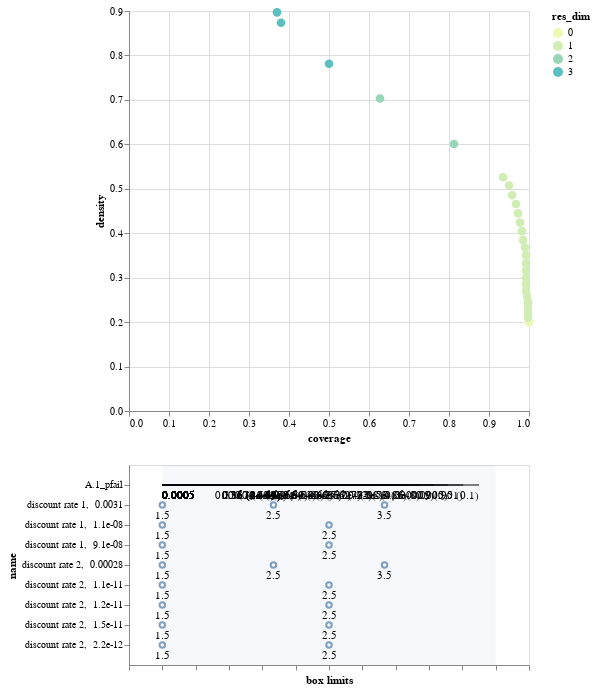

The cell this chart's notebook holds for it:
### Code cell
box1_damage.inspect_tradeoff()

### Figure 1 — Vega-Lite specification as saved in the notebook (floating-point values rounded to 4 significant figures)
{"config": {"view": {"continuousWidth": 400, "continuousHeight": 300}}, "vconcat": [{"data": {"name": "data-bf5be426acf9ab1bbea7d6b05d97dee2"}, "mark": {"type": "circle", "size": 75}, "encoding": {"color": {"type": "ordinal", "field": "res_dim", "scale": {"range": ["#eff9b6", "#d0edb3", "#97d6b9", "#5dc0c0", "#31a5c2", "#1f80b8", "#2354a3", "#21318d"]}}, "opacity": {"condition": {"value": 1, "selection": "selector002"}, "value": 0.4}, "tooltip": [{"type": "ordinal", "field": "id"}, {"type": "quantitative", "field": "coverage", "format": ".2"}, {"type": "quantitative", "field": "density", "format": ".2"}, {"type": "ordinal", "field": "res_dim"}], "x": {"type": "quantitative", "field": "coverage"}, "y": {"type": "quantitative", "field": "density"}}, "height": 400, "selection": {"selector002": {"type": "single", "fields": ["id"]}}, "width": 400}, {"layer": [{"data": {"name": "data-b6e16bfe938892cd6d52e138da4dfb9e"}, "mark": "rule", "encoding": {"x": {"type": "quantitative", "axis": {"grid": false, "labels": false, "title": "box limits"}, "field": "x_lower", "scale": {"domain": [0, 1], "padding": 0.1}}, "x2": {"field": "x_upper"}, "y": {"type": "nominal", "field": "name", "scale": {"padding": 1.0}}}, "transform": [{"calculate": "(datum.x1-datum.minimum)/(datum.maximum-datum.minimum)", "as": "x_lower"}, {"calculate": "(datum.x2-datum.minimum)/(datum.maximum-datum.minimum)", "as": "x_upper"}, {"filter": {"selection": "selector002"}}], "width": 400}, {"data": {"name": "data-b6e16bfe938892cd6d52e138da4dfb9e"}, "mark": {"type": "text", "align": "left", "baseline": "top", "dy": 5}, "encoding": {"text": {"type": "ordinal", "field": "text"}, "x": {"type": "quantitative", "axis": {"grid": false, "labels": false, "title": "box limits"}, "field": "x_lower", "scale": {"domain": [0, 1], "padding": 0.1}}, "x2": {"field": "x_upper"}, "y": {"type": "nominal", "field": "name", "scale": {"padding": 1.0}}}, "transform": [{"calculate": "(datum.x1-datum.minimum)/(datum.maximum-datum.minimum)", "as": "x_lower"}, {"calculate": "(datum.x2-datum.minimum)/(datum.maximum-datum.minimum)", "as": "x_upper"}, {"filter": {"selection": "selector002"}}, {"calculate": "datum.qp_lower>0?format(datum.x1, \".2\")+\" (\"+format(datum.qp_lower, \".1~g\")+\")\" :format(datum.x1, \".2\")", "as": "text"}], "width": 400}, {"data": {"name": "data-b6e16bfe938892cd6d52e138da4dfb9e"}, "mark": {"type": "text", "align": "right", "baseline": "top", "dy": 5}, "encoding": {"text": {"type": "ordinal", "field": "text"}, "x": {"type": "quantitative", "field": "x_upper"}, "x2": {"field": "x_upper"}, "y": {"type": "nominal", "field": "name", "scale": {"padding": 1.0}}}, "transform": [{"calculate": "(datum.x1-datum.minimum)/(datum.maximum-datum.minimum)", "as": "x_lower"}, {"calculate": "(datum.x2-datum.minimum)/(datum.maximum-datum.minimum)", "as": "x_upper"}, {"filter": {"selection": "selector002"}}, {"calculate": "datum.qp_upper>0?format(datum.x2, \".2\")+\" (\"+format(datum.qp_upper, \".1\")+\")\" :format(datum.x2, \".2\")", "as": "text"}], "width": 400}, {"data": {"name": "data-bb8d07f6df3d47a6a475317795287b23"}, "mark": {"type": "rect", "opacity": 0.05}, "encoding": {"x": {"type": "quantitative", "field": "start"}, "x2": {"field": "end"}}}, {"data": {"name": "data-72a6e878646834205ff0e60a4a60471c"}, "mark": "point", "encoding": {"x": {"type": "quantitative", "field": "x"}, "y": {"type": "nominal", "field": "name"}}, "transform": [{"filter": {"selection": "selector002"}}], "width": 400}, {"data": {"name": "data-72a6e878646834205ff0e60a4a60471c"}, "mark": {"type": "text", "align": "center", "baseline": "top", "dy": 5}, "encoding": {"text": {"type": "nominal", "field": "item"}, "x": {"type": "quantitative", "field": "x"}, "y": {"type": "nominal", "field": "name"}}, "transform": [{"filter": {"selection": "selector002"}}], "width": 400}]}], "$schema": "https://vega.github.io/schema/vega-lite/v4.8.1.json", "datasets": {"data-bf5be426acf9ab1bbea7d6b05d97dee2": [{"coverage": 1.0, "density": 0.2, "id": 0, "mass": 1.0, "mean": 0.2, "res_dim": 0}, {"coverage": 0.9975, "density": 0.21, "id": 1, "mass": 0.95, "mean": 0.21, "res_dim": 1}, {"coverage": 0.9975, "density": 0.2211, "id": 2, "mass": 0.9025, "mean": 0.2211, "res_dim": 1}, {"coverage": 0.9975, "density": 0.2328, "id": 3, "mass": 0.857, "mean": 0.2328, "res_dim": 1}, {"coverage": 0.9975, "density": 0.2451, "id": 4, "mass": 0.814, "mean": 0.2451, "res_dim": 1}, {"coverage": 0.995, "density": 0.2574, "id": 5, "mass": 0.773, "mean": 0.2574, "res_dim": 1}, {"coverage": 0.9925, "density": 0.2704, "id": 6, "mass": 0.734, "mean": 0.2704, "res_dim": 1}, {"coverage": 0.9925, "density": 0.2848, "id": 7, "mass": 0.697, "mean": 0.2848, "res_dim": 1}, {"coverage": 0.9925, "density": 0.2998, "id": 8, "mass": 0.662, "mean": 0.2998, "res_dim": 1}, {"coverage": 0.9925, "density": 0.3158, "id": 9, "mass": 0.6285, "mean": 0.3158, "res_dim": 1}, {"coverage": 0.9925, "density": 0.3325, "id": 10, "mass": 0.597, "mean": 0.3325, "res_dim": 1}, {"coverage": 0.9925, "density": 0.3501, "id": 11, "mass": 0.567, "mean": 0.3501, "res_dim": 1}, {"coverage": 0.99, "density": 0.3677, "id": 12, "mass": 0.5385, "mean": 0.3677, "res_dim": 1}, {"coverage": 0.985, "density": 0.3851, "id": 13, "mass": 0.5115, "mean": 0.3851, "res_dim": 1}, {"coverage": 0.9825, "density": 0.4047, "id": 14, "mass": 0.4855, "mean": 0.4047, "res_dim": 1}, {"coverage": 0.9775, "density": 0.4241, "id": 15, "mass": 0.461, "mean": 0.4241, "res_dim": 1}, {"coverage": 0.9725, "density": 0.4446, "id": 16, "mass": 0.4375, "mean": 0.4446, "res_dim": 1}, {"coverage": 0.9675, "density": 0.4657, "id": 17, "mass": 0.4155, "mean": 0.4657, "res_dim": 1}, {"coverage": 0.9575, "density": 0.4854, "id": 18, "mass": 0.3945, "mean": 0.4854, "res_dim": 1}, {"coverage": 0.95, "density": 0.5073, "id": 19, "mass": 0.3745, "mean": 0.5073, "res_dim": 1}, {"coverage": 0.935, "density": 0.526, "id": 20, "mass": 0.3555, "mean": 0.526, "res_dim": 1}, {"coverage": 0.8125, "density": 0.6007, "id": 21, "mass": 0.2705, "mean": 0.6007, "res_dim": 2}, {"coverage": 0.6275, "density": 0.7031, "id": 22, "mass": 0.1785, "mean": 0.7031, "res_dim": 2}, {"coverage": 0.5, "density": 0.7812, "id": 23, "mass": 0.128, "mean": 0.7812, "res_dim": 3}, {"coverage": 0.38, "density": 0.8736, "id": 24, "mass": 0.087, "mean": 0.8736, "res_dim": 3}, {"coverage": 0.37, "density": 0.897, "id": 25, "mass": 0.0825, "mean": 0.897, "res_dim": 3}], "data-b6e16bfe938892cd6d52e138da4dfb9e": [{"x1": 0.0004969, "x2": 0.95, "name": "A.1_pfail", "id": 1, "minimum": 0.0004969, "maximum": 0.9995, "qp_lower": -1.0, "qp_upper": 0.1445}, {"x1": 0.0004969, "x2": 0.9025, "name": "A.1_pfail", "id": 2, "minimum": 0.0004969, "maximum": 0.9995, "qp_lower": -1.0, "qp_upper": 0.01444}, {"x1": 0.0004969, "x2": 0.857, "name": "A.1_pfail", "id": 3, "minimum": 0.0004969, "maximum": 0.9995, "qp_lower": -1.0, "qp_upper": 0.0004735}, {"x1": 0.0004969, "x2": 0.8142, "name": "A.1_pfail", "id": 4, "minimum": 0.0004969, "maximum": 0.9995, "qp_lower": -1.0, "qp_upper": 5.206e-06}, {"x1": 0.0004969, "x2": 0.773, "name": "A.1_pfail", "id": 5, "minimum": 0.0004969, "maximum": 0.9995, "qp_lower": -1.0, "qp_upper": 2.611e-08}, {"x1": 0.0004969, "x2": 0.7342, "name": "A.1_pfail", "id": 6, "minimum": 0.0004969, "maximum": 0.9995, "qp_lower": -1.0, "qp_upper": 4.975e-11}, {"x1": 0.0004969, "x2": 0.6971, "name": "A.1_pfail", "id": 7, "minimum": 0.0004969, "maximum": 0.9995, "qp_lower": -1.0, "qp_upper": 2.347e-14}, {"x1": 0.0004969, "x2": 0.6618, "name": "A.1_pfail", "id": 8, "minimum": 0.0004969, "maximum": 0.9995, "qp_lower": -1.0, "qp_upper": 4.03e-18}, {"x1": 0.0004969, "x2": 0.6285, "name": "A.1_pfail", "id": 9, "minimum": 0.0004969, "maximum": 0.9995, "qp_lower": -1.0, "qp_upper": 2.298e-22}, {"x1": 0.0004969, "x2": 0.597, "name": "A.1_pfail", "id": 10, "minimum": 0.0004969, "maximum": 0.9995, "qp_lower": -1.0, "qp_upper": 5.27e-27}, {"x1": 0.0004969, "x2": 0.567, "name": "A.1_pfail", "id": 11, "minimum": 0.0004969, "maximum": 0.9995, "qp_lower": -1.0, "qp_upper": 4.343e-32}, {"x1": 0.0004969, "x2": 0.5383, "name": "A.1_pfail", "id": 12, "minimum": 0.0004969, "maximum": 0.9995, "qp_lower": -1.0, "qp_upper": 3.103e-37}, {"x1": 0.0004969, "x2": 0.5116, "name": "A.1_pfail", "id": 13, "minimum": 0.0004969, "maximum": 0.9995, "qp_lower": -1.0, "qp_upper": 1.945e-42}, {"x1": 0.0004969, "x2": 0.4853, "name": "A.1_pfail", "id": 14, "minimum": 0.0004969, "maximum": 0.9995, "qp_lower": -1.0, "qp_upper": 3.193e-48}, {"x1": 0.0004969, "x2": 0.461, "name": "A.1_pfail", "id": 15, "minimum": 0.0004969, "maximum": 0.9995, "qp_lower": -1.0, "qp_upper": 5.79e-54}, {"x1": 0.0004969, "x2": 0.4375, "name": "A.1_pfail", "id": 16, "minimum": 0.0004969, "maximum": 0.9995, "qp_lower": -1.0, "qp_upper": 4.561e-60}, {"x1": 0.0004969, "x2": 0.4154, "name": "A.1_pfail", "id": 17, "minimum": 0.0004969, "maximum": 0.9995, "qp_lower": -1.0, "qp_upper": 2.322e-66}, {"x1": 0.0004969, "x2": 0.3946, "name": "A.1_pfail", "id": 18, "minimum": 0.0004969, "maximum": 0.9995, "qp_lower": -1.0, "qp_upper": 7.99e-72}, {"x1": 0.0004969, "x2": 0.3745, "name": "A.1_pfail", "id": 19, "minimum": 0.0004969, "maximum": 0.9995, "qp_lower": -1.0, "qp_upper": 4.495e-78}, {"x1": 0.0004969, "x2": 0.3554, "name": "A.1_pfail", "id": 20, "minimum": 0.0004969, "maximum": 0.9995, "qp_lower": -1.0, "qp_upper": 1.341e-82}, {"x1": 0.0004969, "x2": 0.3554, "name": "A.1_pfail", "id": 21, "minimum": 0.0004969, "maximum": 0.9995, "qp_lower": -1.0, "qp_upper": 1.102e-74}, {"x1": 0.0004969, "x2": 0.3554, "name": "A.1_pfail", "id": 22, "minimum": 0.0004969, "maximum": 0.9995, "qp_lower": -1.0, "qp_upper": 1.817e-65}, {"x1": 0.0004969, "x2": 0.3554, "name": "A.1_pfail", "id": 23, "minimum": 0.0004969, "maximum": 0.9995, "qp_lower": -1.0, "qp_upper": 3.879e-59}, {"x1": 0.0004969, "x2": 0.3554, "name": "A.1_pfail", "id": 24, "minimum": 0.0004969, "maximum": 0.9995, "qp_lower": -1.0, "qp_upper": 8.031e-49}, {"x1": 0.0004969, "x2": 0.3345, "name": "A.1_pfail", "id": 25, "minimum": 0.0004969, "maximum": 0.9995, "qp_lower": -1.0, "qp_upper": 6.551e-51}], "data-bb8d07f6df3d47a6a475317795287b23": [{"start": 0, "end": 1}], "data-72a6e878646834205ff0e60a4a60471c": [{"name": "discount rate 2,  0.00028", "n_items": 4, "item": 1.5, "id": 21, "x": 0.0}, {"name": "discount rate 2,  0.00028", "n_items": 4, "item": 2.5, "id": 21, "x": 0.3333}, {"name": "discount rate 2,  0.00028", "n_items": 4, "item": 3.5, "id": 21, "x": 0.6667}, {"name": "discount rate 2,  1.5e-11", "n_items": 3, "item": 1.5, "id": 22, "x": 0.0}, {"name": "discount rate 2,  1.5e-11", "n_items": 3, "item": 2.5, "id": 22, "x": 0.5}, {"name": "discount rate 1,  0.0031", "n_items": 4, "item": 1.5, "id": 23, "x": 0.0}, {"name": "discount rate 1,  0.0031", "n_items": 4, "item": 2.5, "id": 23, "x": 0.3333}, {"name": "discount rate 1,  0.0031", "n_items": 4, "item": 3.5, "id": 23, "x": 0.6667}, {"name": "discount rate 2,  1.2e-11", "n_items": 3, "item": 1.5, "id": 23, "x": 0.0}, {"name": "discount rate 2,  1.2e-11", "n_items": 3, "item": 2.5, "id": 23, "x": 0.5}, {"name": "discount rate 1,  9.1e-08", "n_items": 3, "item": 1.5, "id": 24, "x": 0.0}, {"name": "discount rate 1,  9.1e-08", "n_items": 3, "item": 2.5, "id": 24, "x": 0.5}, {"name": "discount rate 2,  1.1e-11", "n_items": 3, "item": 1.5, "id": 24, "x": 0.0}, {"name": "discount rate 2,  1.1e-11", "n_items": 3, "item": 2.5, "id": 24, "x": 0.5}, {"name": "discount rate 1,  1.1e-08", "n_items": 3, "item": 1.5, "id": 25, "x": 0.0}, {"name": "discount rate 1,  1.1e-08", "n_items": 3, "item": 2.5, "id": 25, "x": 0.5}, {"name": "discount rate 2,  2.2e-12", "n_items": 3, "item": 1.5, "id": 25, "x": 0.0}, {"name": "discount rate 2,  2.2e-12", "n_items": 3, "item": 2.5, "id": 25, "x": 0.5}]}}
